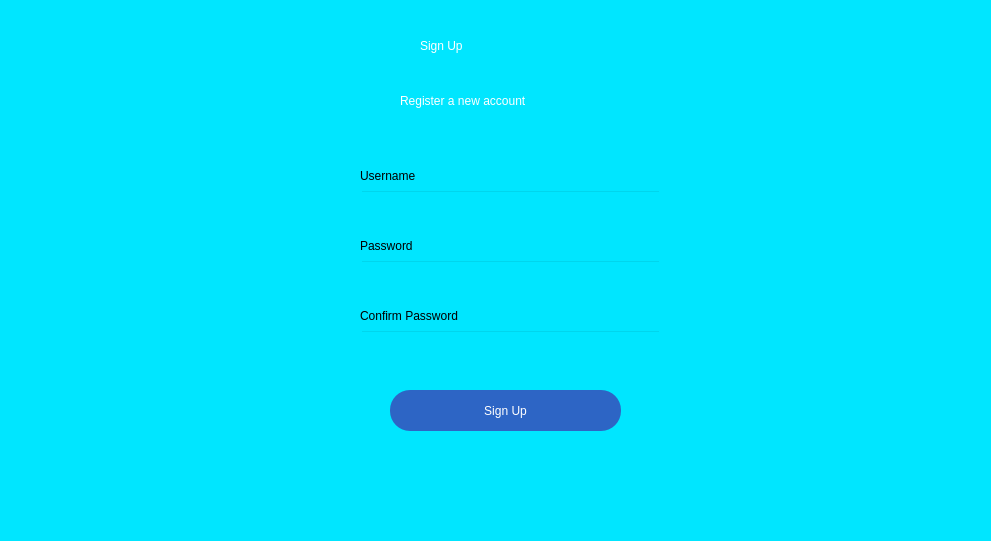
<?xml version="1.0" encoding="UTF-8"?>
<ui version="4.0">
 <class>Form</class>
 <widget class="QWidget" name="Form">
  <property name="geometry">
   <rect>
    <x>0</x>
    <y>0</y>
    <width>991</width>
    <height>541</height>
   </rect>
  </property>
  <property name="windowTitle">
   <string>Form</string>
  </property>
  <widget class="QWidget" name="bgwidget" native="true">
   <property name="geometry">
    <rect>
     <x>0</x>
     <y>0</y>
     <width>991</width>
     <height>541</height>
    </rect>
   </property>
   <property name="styleSheet">
    <string notr="true">background-color: 
rgb(0, 230, 255)</string>
   </property>
   <widget class="QLabel" name="label_6">
    <property name="geometry">
     <rect>
      <x>350</x>
      <y>290</y>
      <width>281</width>
      <height>16</height>
     </rect>
    </property>
    <property name="styleSheet">
     <string notr="true">font: 8pt &quot;MS Shell Dlg 2&quot;; color:red;</string>
    </property>
    <property name="text">
     <string/>
    </property>
   </widget>
   <widget class="QPushButton" name="signup">
    <property name="geometry">
     <rect>
      <x>390</x>
      <y>390</y>
      <width>231</width>
      <height>41</height>
     </rect>
    </property>
    <property name="styleSheet">
     <string notr="true">border-radius:20px;
background-color: rgb(45, 101, 197);
font: 13pt &quot;MS Shell Dlg 2&quot;;
color: rgb(255, 255, 255)</string>
    </property>
    <property name="text">
     <string>Sign Up</string>
    </property>
   </widget>
   <widget class="QLabel" name="label">
    <property name="geometry">
     <rect>
      <x>420</x>
      <y>0</y>
      <width>171</width>
      <height>91</height>
     </rect>
    </property>
    <property name="styleSheet">
     <string notr="true">font: 30pt &quot;MS Shell Dlg 2&quot;; color:rgb(255, 255, 255)</string>
    </property>
    <property name="text">
     <string>Sign Up</string>
    </property>
   </widget>
   <widget class="QLabel" name="label_2">
    <property name="geometry">
     <rect>
      <x>400</x>
      <y>70</y>
      <width>291</width>
      <height>61</height>
     </rect>
    </property>
    <property name="styleSheet">
     <string notr="true">font: 12pt &quot;MS Shell Dlg 2&quot;;color:rgb(255, 255, 255)</string>
    </property>
    <property name="text">
     <string>Register a new account</string>
    </property>
   </widget>
   <widget class="QLabel" name="label_3">
    <property name="geometry">
     <rect>
      <x>360</x>
      <y>160</y>
      <width>91</width>
      <height>31</height>
     </rect>
    </property>
    <property name="styleSheet">
     <string notr="true">font: 9pt &quot;MS Shell Dlg 2&quot;;</string>
    </property>
    <property name="text">
     <string>Username</string>
    </property>
   </widget>
   <widget class="QLineEdit" name="username_field">
    <property name="geometry">
     <rect>
      <x>360</x>
      <y>190</y>
      <width>301</width>
      <height>31</height>
     </rect>
    </property>
    <property name="styleSheet">
     <string notr="true">background-color:rgba(0,0,0,0);
font: 10pt &quot;MS Shell Dlg 2&quot;;</string>
    </property>
   </widget>
   <widget class="QLabel" name="label_4">
    <property name="geometry">
     <rect>
      <x>360</x>
      <y>230</y>
      <width>91</width>
      <height>31</height>
     </rect>
    </property>
    <property name="styleSheet">
     <string notr="true">font: 9pt &quot;MS Shell Dlg 2&quot;;</string>
    </property>
    <property name="text">
     <string>Password</string>
    </property>
   </widget>
   <widget class="QLineEdit" name="password_field">
    <property name="geometry">
     <rect>
      <x>360</x>
      <y>260</y>
      <width>301</width>
      <height>31</height>
     </rect>
    </property>
    <property name="styleSheet">
     <string notr="true">background-color:rgba(0,0,0,0);
font: 10pt &quot;MS Shell Dlg 2&quot;;</string>
    </property>
   </widget>
   <widget class="QLabel" name="label_7">
    <property name="geometry">
     <rect>
      <x>360</x>
      <y>300</y>
      <width>121</width>
      <height>31</height>
     </rect>
    </property>
    <property name="styleSheet">
     <string notr="true">font: 9pt &quot;MS Shell Dlg 2&quot;;</string>
    </property>
    <property name="text">
     <string>Confirm Password</string>
    </property>
   </widget>
   <widget class="QLineEdit" name="confirmpassword_field">
    <property name="geometry">
     <rect>
      <x>360</x>
      <y>330</y>
      <width>301</width>
      <height>31</height>
     </rect>
    </property>
    <property name="styleSheet">
     <string notr="true">background-color:rgba(0,0,0,0);
font: 10pt &quot;MS Shell Dlg 2&quot;;</string>
    </property>
   </widget>
   <widget class="QLabel" name="error">
    <property name="geometry">
     <rect>
      <x>360</x>
      <y>370</y>
      <width>281</width>
      <height>16</height>
     </rect>
    </property>
    <property name="styleSheet">
     <string notr="true">font: 8pt &quot;MS Shell Dlg 2&quot;; color:red;</string>
    </property>
    <property name="text">
     <string/>
    </property>
   </widget>
  </widget>
 </widget>
 <resources/>
 <connections/>
</ui>
